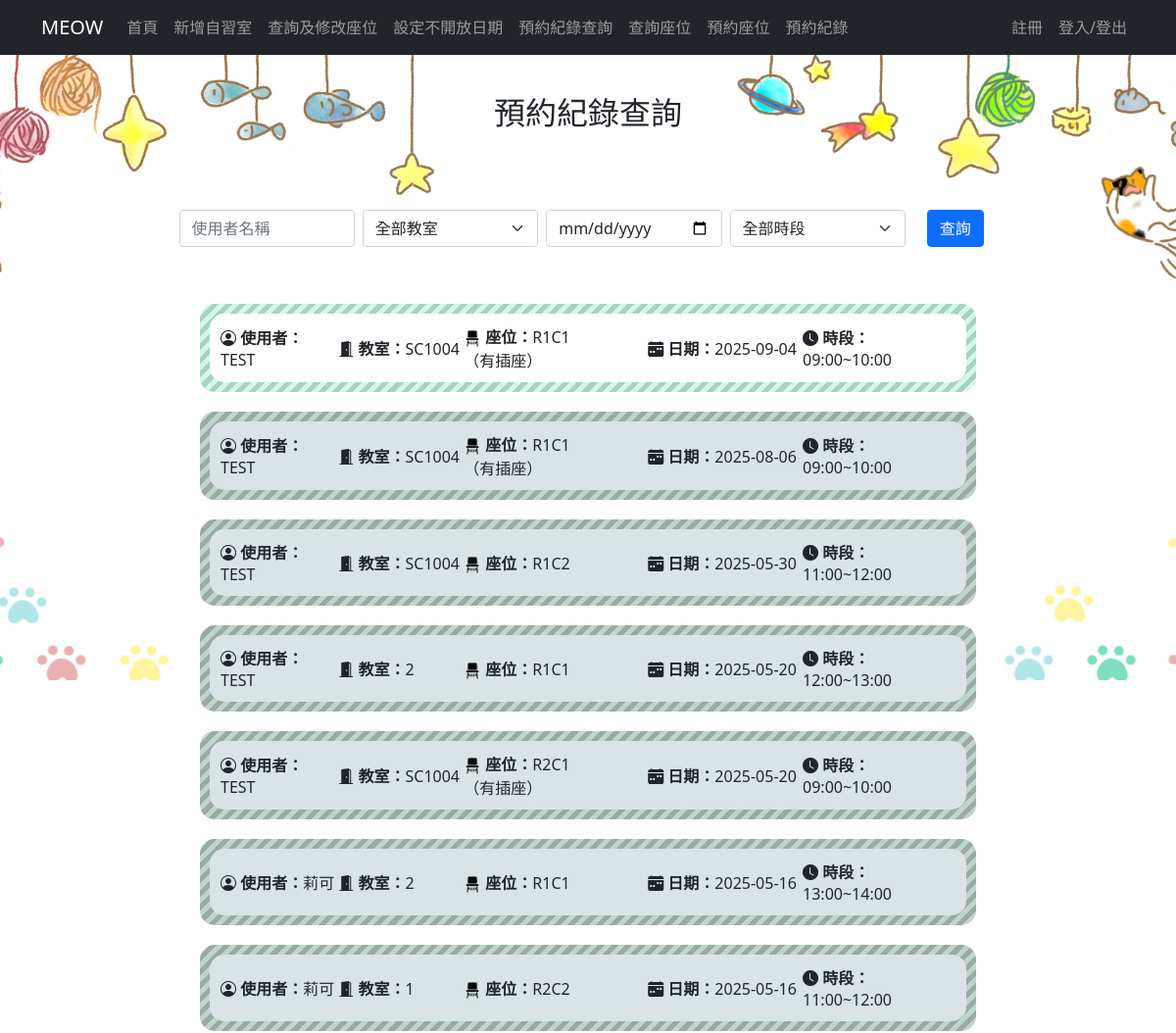
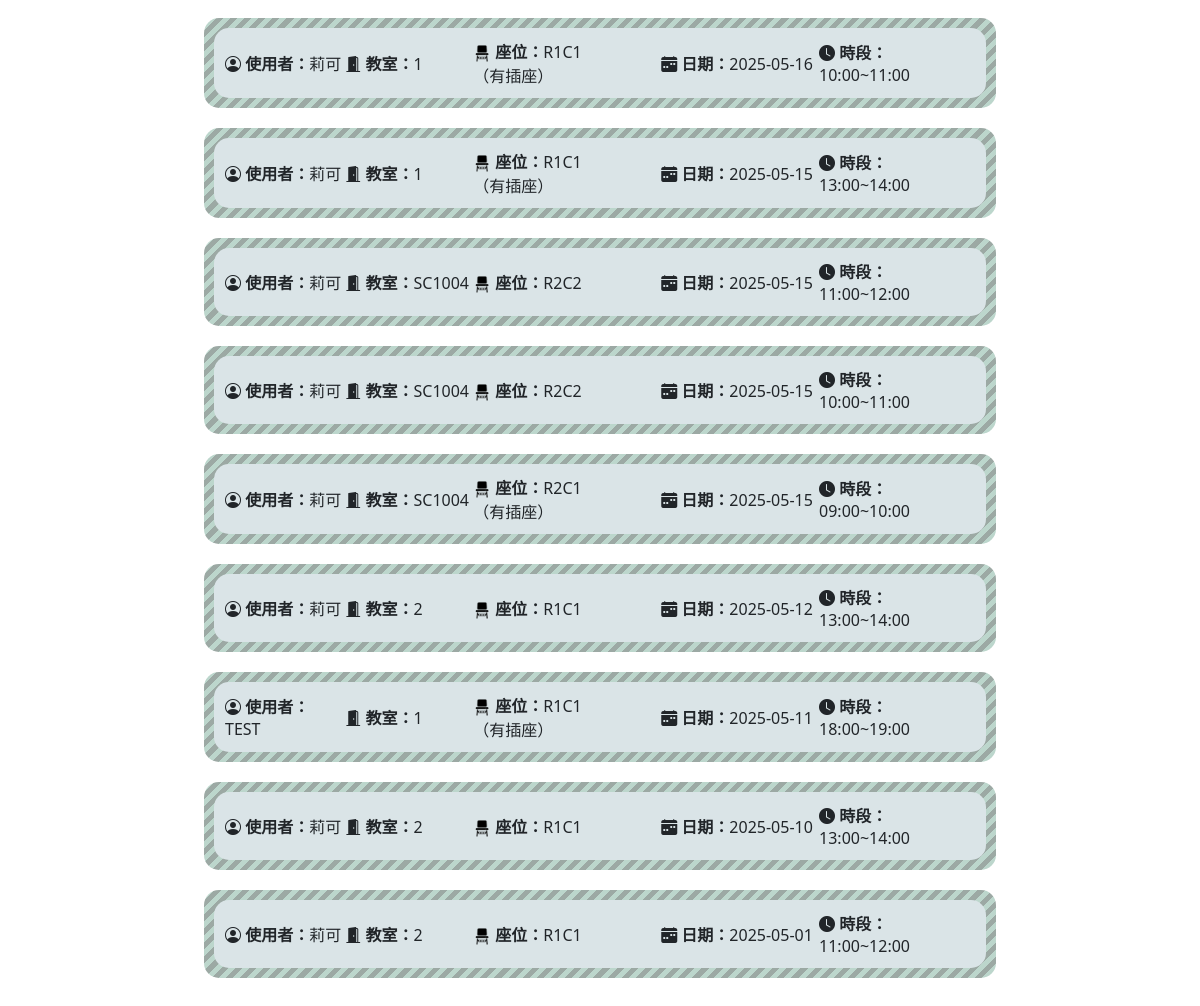
The page /viewreserve2.php (signed in) on the database its author committed (2 pictures, top to bottom).
### tables this page shows
CREATE TABLE `reserve` (
  `reID` int(11) NOT NULL,
  `userID` int(11) NOT NULL,
  `seatID` int(11) NOT NULL,
  `date` date NOT NULL,
  `time` text NOT NULL,
  `sendMail` tinyint(1) NOT NULL DEFAULT 0
);

CREATE TABLE `member` (
  `userID` int(11) NOT NULL,
  `username` text NOT NULL,
  `password` int(11) NOT NULL,
  `email` text NOT NULL,
  `manager` tinyint(1) NOT NULL
);

CREATE TABLE `seat` (
  `seatID` int(11) NOT NULL,
  `room` text NOT NULL,
  `row` int(11) NOT NULL,
  `col` int(11) NOT NULL,
  `seatr` int(11) NOT NULL,
  `seatc` int(11) NOT NULL,
  `socket` tinyint(1) NOT NULL COMMENT '插座',
  `state` int(11) NOT NULL DEFAULT 0
);

### viewreserve2.php (the view, shortened to what this page needs)
<?php
require_once("dbconfig.php");
include("navbar.php");
$where = "1=1";
$sql = "SELECT r.*, s.room, s.seatr, s.seatc, s.socket, m.username
        FROM reserve r
        JOIN seat s ON r.seatID = s.seatID
        JOIN member m ON r.userID = m.userID
        WHERE $where
        ORDER BY r.date DESC, r.time DESC";
$result = $conn->query($sql);
?>
<!DOCTYPE html>
<html lang="zh-Hant">
<head>
    <link href="https://cdn.jsdelivr.net/npm/bootstrap@5.0.2/dist/css/bootstrap.min.css" rel="stylesheet">
    <link href="https://cdn.jsdelivr.net/npm/bootstrap-icons@1.10.5/font/bootstrap-icons.css" rel="stylesheet">
</head>
<body class="text-center">
<br><br><br><br>
<h2>預約紀錄查詢</h2>
<br><br>
<div class="container mt-4 mb-5">
    <form method="get" class="row g-2 justify-content-center">
        <div class="col-md-2">
            <input type="text" class="form-control" name="username" placeholder="使用者名稱" value="<?= isset($_GET['username']) ? htmlspecialchars($_GET['username']) : '' ?>">
        </div>
        <div class="col-md-2">
            <select class="form-select" name="room">
                <option value="">全部教室</option>
            </select>
        </div>
        <div class="col-md-2">
            <input type="date" class="form-control" name="date" value="<?= isset($_GET['date']) ? htmlspecialchars($_GET['date']) : '' ?>">
        </div>
        <div class="col-md-2">
            <select class="form-select" name="time">
                <option value="">全部時段</option>
            </select>
        </div>
        <div class="col-md-1">
            <button type="submit" class="btn btn-primary">查詢</button>
        </div>
    </form>
</div>
<div class="record-container">
    <?php if ($result->num_rows > 0): ?>
        <?php while ($row = $result->fetch_assoc()): ?>
            <?php
                $socketText = ($row['socket'] == 1) ? '（有插座）' : '';
                $startTime = $row['time'];
                $endTime = date("H:i", strtotime($startTime . " +1 hour"));
                $formattedTime = $startTime . '~' . $endTime;
                $now = new DateTime();
                $reserveDateTime = DateTime::createFromFormat('Y-m-d H:i', $row['date'] . ' ' . $row['time']);
                $isFuture = $reserveDateTime > $now;
            ?>
            <div class="<?= $isFuture ? 'zi_box_1' : 'zi_box_2' ?>" style="width: 66%;">
                <table style="width: 100%;">
                    <tr>
                        <td style="width: 16%;"><i class="bi bi-person-circle"></i> <strong>使用者：</strong><?= htmlspecialchars($row['username']) ?></td>
                        <td style="width: 17%;"><i class="bi bi-door-open-fill"></i> <strong>教室：</strong><?= htmlspecialchars($row['room']) ?></td>
                        <td style="width: 25%;"><img src="image/seaticon6.png" style="width: 18px;"> <strong>座位：</strong>R<?= $row['seatr'] ?>C<?= $row['seatc'] ?> <?= $socketText ?></td>
                        <td style="width: 21%;"><i class="bi bi-calendar-week-fill"></i> <strong>日期：</strong><?= $row['date'] ?></td>
                        <td style="width: 21%;"><i class="bi bi-clock-fill"></i> <strong>時段：</strong><?= $formattedTime ?></td>
                    </tr>
                </table>
            </div>
        <?php endwhile; ?>
    <?php else: ?>
        <img src="image/nodata3.png" style="width:400px;" />
        <br>
    <?php endif; ?>
</div>
<br><br>
</body>
</html>

### viewreserve2.php (style rules this page uses)
body { background-image: url("image/back3.png"); background-repeat: no-repeat; background-position: top center; background-attachment: fixed; background-size: 1500px; }
.record-container { display: flex; justify-content: center; flex-wrap: wrap; }
.zi_box_1, .zi_box_2 { border-radius: 15px; margin: 10px 30px; padding: 20px; position: relative; z-index: 0; }
.zi_box_1:before { background: repeating-linear-gradient(-45deg, #a6d3bf, #a6d3bf 5px, #d2f9e8 0, #d2f9e8 10px); }
.zi_box_2:before { background: repeating-linear-gradient(-45deg,rgb(156, 169, 164),rgb(156, 169, 164) 5px, rgb(188, 214, 204) 0, rgb(188, 214, 204) 10px); }
.zi_box_1:before, .zi_box_2:before, .zi_box_1:after, .zi_box_2:after { border-radius: 15px; content: ''; position: absolute; top: 0; bottom: 0; left: 0; right: 0; z-index: -2; }
.zi_box_1:after { background: #fff; top: 10px; bottom: 10px; left: 10px; right: 10px; z-index: -1; }
.zi_box_2:after { background: rgb(218, 228, 231); top: 10px; bottom: 10px; left: 10px; right: 10px; z-index: -1; }

### rows shown on the page
reserve: userID.username "TEST", seatID.room "SC1004", seatID.seatr "1", seatID.seatc "1", seatID.socket "（有插座）", date "2025-09-04", time "09:00~10:00"
reserve: userID.username "TEST", seatID.room "SC1004", seatID.seatr "1", seatID.seatc "1", seatID.socket "（有插座）", date "2025-08-06", time "09:00~10:00"
reserve: userID.username "TEST", seatID.room "SC1004", seatID.seatr "1", seatID.seatc "2", date "2025-05-30", time "11:00~12:00"
reserve: userID.username "TEST", seatID.room "2", seatID.seatr "1", seatID.seatc "1", date "2025-05-20", time "12:00~13:00"
reserve: userID.username "TEST", seatID.room "SC1004", seatID.seatr "2", seatID.seatc "1", seatID.socket "（有插座）", date "2025-05-20", time "09:00~10:00"
reserve: userID.username "莉可", seatID.room "2", seatID.seatr "1", seatID.seatc "1", date "2025-05-16", time "13:00~14:00"
reserve: userID.username "莉可", seatID.room "1", seatID.seatr "2", seatID.seatc "2", date "2025-05-16", time "11:00~12:00"
reserve: userID.username "莉可", seatID.room "1", seatID.seatr "1", seatID.seatc "1", seatID.socket "（有插座）", date "2025-05-16", time "10:00~11:00"
reserve: userID.username "莉可", seatID.room "1", seatID.seatr "1", seatID.seatc "1", seatID.socket "（有插座）", date "2025-05-15", time "13:00~14:00"
reserve: userID.username "莉可", seatID.room "SC1004", seatID.seatr "2", seatID.seatc "2", date "2025-05-15", time "11:00~12:00"
reserve: userID.username "莉可", seatID.room "SC1004", seatID.seatr "2", seatID.seatc "2", date "2025-05-15", time "10:00~11:00"
reserve: userID.username "莉可", seatID.room "SC1004", seatID.seatr "2", seatID.seatc "1", seatID.socket "（有插座）", date "2025-05-15", time "09:00~10:00"
reserve: userID.username "莉可", seatID.room "2", seatID.seatr "1", seatID.seatc "1", date "2025-05-12", time "13:00~14:00"
reserve: userID.username "TEST", seatID.room "1", seatID.seatr "1", seatID.seatc "1", seatID.socket "（有插座）", date "2025-05-11", time "18:00~19:00"
reserve: userID.username "莉可", seatID.room "2", seatID.seatr "1", seatID.seatc "1", date "2025-05-10", time "13:00~14:00"
reserve: userID.username "莉可", seatID.room "2", seatID.seatr "1", seatID.seatc "1", date "2025-05-01", time "11:00~12:00"
